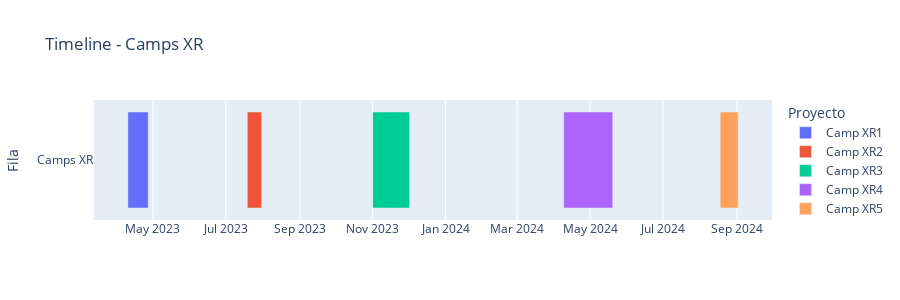

Write notebook code for a chart like this one.
### Code cell
camps["Fila"] = "Camps XR"

fig_camps = px.timeline(
    camps,
    x_start="Inicio",
    x_end="Fin",
    y="Fila",            # todos en la misma fila
    color="Proyecto",    # para distinguirlos
    title="Timeline - Camps XR"
)

fig_camps.update_yaxes(autorange="reversed")
fig_camps.update_layout(height=300)
fig_camps.show()

### Figure 1 — Plotly figure (JSON) as saved in the notebook; plotly's stock layout.template omitted (floating-point values rounded to 4 significant figures)
{"data": [{"alignmentgroup": "True", "base": ["2023-04-10"], "hovertemplate": "Proyecto=Camp XR1<br>Inicio=%{base}<br>Fin=%{x}<br>Fila=%{y}<extra></extra>", "legendgroup": "Camp XR1", "marker": {"color": "#636efa", "pattern": {"shape": ""}}, "name": "Camp XR1", "offsetgroup": "Camp XR1", "orientation": "h", "showlegend": true, "textposition": "auto", "type": "bar", "x": [1468800000], "xaxis": "x", "y": ["Camps XR"], "yaxis": "y"}, {"alignmentgroup": "True", "base": ["2023-07-19"], "hovertemplate": "Proyecto=Camp XR2<br>Inicio=%{base}<br>Fin=%{x}<br>Fila=%{y}<extra></extra>", "legendgroup": "Camp XR2", "marker": {"color": "#EF553B", "pattern": {"shape": ""}}, "name": "Camp XR2", "offsetgroup": "Camp XR2", "orientation": "h", "showlegend": true, "textposition": "auto", "type": "bar", "x": [1036800000], "xaxis": "x", "y": ["Camps XR"], "yaxis": "y"}, {"alignmentgroup": "True", "base": ["2023-11-01"], "hovertemplate": "Proyecto=Camp XR3<br>Inicio=%{base}<br>Fin=%{x}<br>Fila=%{y}<extra></extra>", "legendgroup": "Camp XR3", "marker": {"color": "#00cc96", "pattern": {"shape": ""}}, "name": "Camp XR3", "offsetgroup": "Camp XR3", "orientation": "h", "showlegend": true, "textposition": "auto", "type": "bar", "x": [2678400000], "xaxis": "x", "y": ["Camps XR"], "yaxis": "y"}, {"alignmentgroup": "True", "base": ["2024-04-09"], "hovertemplate": "Proyecto=Camp XR4<br>Inicio=%{base}<br>Fin=%{x}<br>Fila=%{y}<extra></extra>", "legendgroup": "Camp XR4", "marker": {"color": "#ab63fa", "pattern": {"shape": ""}}, "name": "Camp XR4", "offsetgroup": "Camp XR4", "orientation": "h", "showlegend": true, "textposition": "auto", "type": "bar", "x": [3542400000], "xaxis": "x", "y": ["Camps XR"], "yaxis": "y"}, {"alignmentgroup": "True", "base": ["2024-08-18"], "hovertemplate": "Proyecto=Camp XR5<br>Inicio=%{base}<br>Fin=%{x}<br>Fila=%{y}<extra></extra>", "legendgroup": "Camp XR5", "marker": {"color": "#FFA15A", "pattern": {"shape": ""}}, "name": "Camp XR5", "offsetgroup": "Camp XR5", "orientation": "h", "showlegend": true, "textposition": "auto", "type": "bar", "x": [1296000000], "xaxis": "x", "y": ["Camps XR"], "yaxis": "y"}], "layout": {"barmode": "overlay", "height": 300, "legend": {"title": {"text": "Proyecto"}, "tracegroupgap": 0}, "title": {"text": "Timeline - Camps XR"}, "xaxis": {"anchor": "y", "domain": [0, 1], "type": "date"}, "yaxis": {"anchor": "x", "autorange": "reversed", "domain": [0, 1], "title": {"text": "Fila"}}}}
